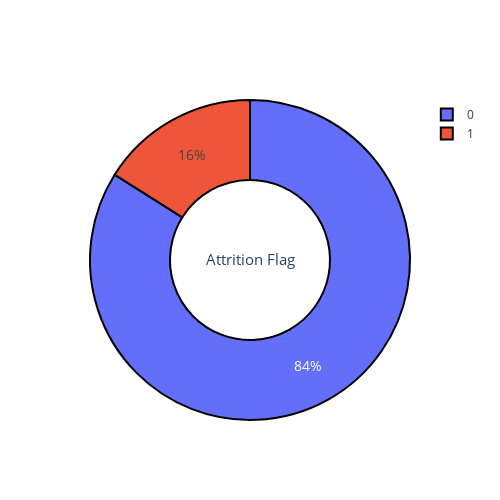

Notebook code for this chart:
### Markdown cell above
### SMOTE + RUS
(minor 클래스에 대해 over sampling + major 클래스에 대해 under sampling)

### Code cell
y_cnt_before = train_y.value_counts()
trace = go.Pie(labels = y_cnt_before.index, 
               values = y_cnt_before.values,
               hoverinfo = 'percent+value+label',
               textinfo = 'percent',
               textposition = 'inside',
               textfont = dict(size=14),
               title = 'Attrition Flag',
               titlefont = dict(size=15),
               hole = 0.5,
               showlegend = True,
               marker = dict(line=dict(color='black',width=2)))
fig = go.Figure(data=[trace])
fig.update_layout(height=500, width=500)
fig.show()

### Figure 1 — Plotly figure (JSON) as saved in the notebook; plotly's stock layout.template omitted (floating-point values rounded to 4 significant figures)
{"data": [{"hole": 0.5, "hoverinfo": "percent+value+label", "labels": [0, 1], "marker": {"line": {"color": "black", "width": 2}}, "showlegend": true, "textfont": {"size": 14}, "textinfo": "percent", "textposition": "inside", "title": {"font": {"size": 15}, "text": "Attrition Flag"}, "type": "pie", "values": [6801, 1300]}], "layout": {"height": 500, "width": 500}}
